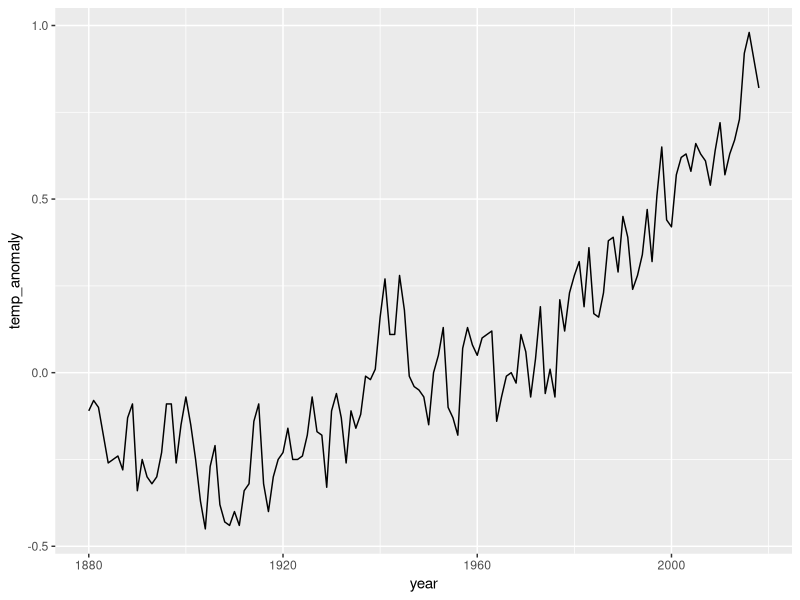
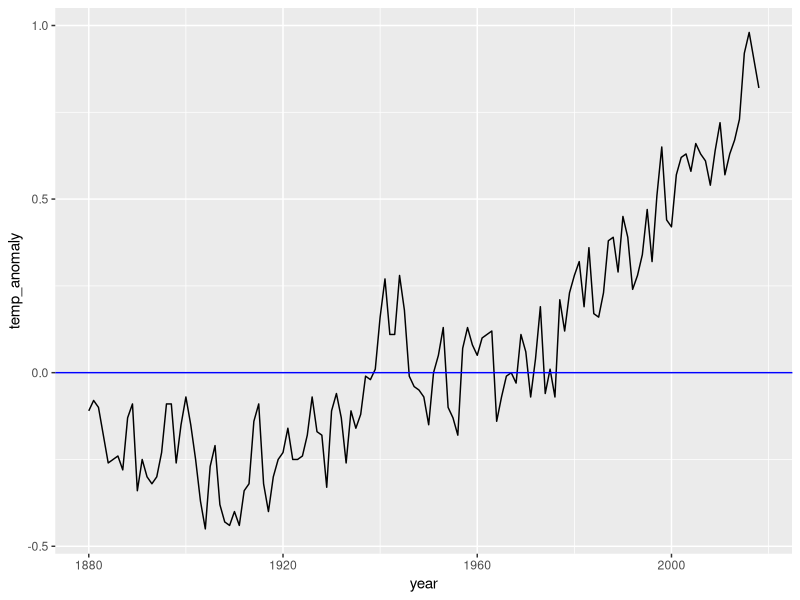
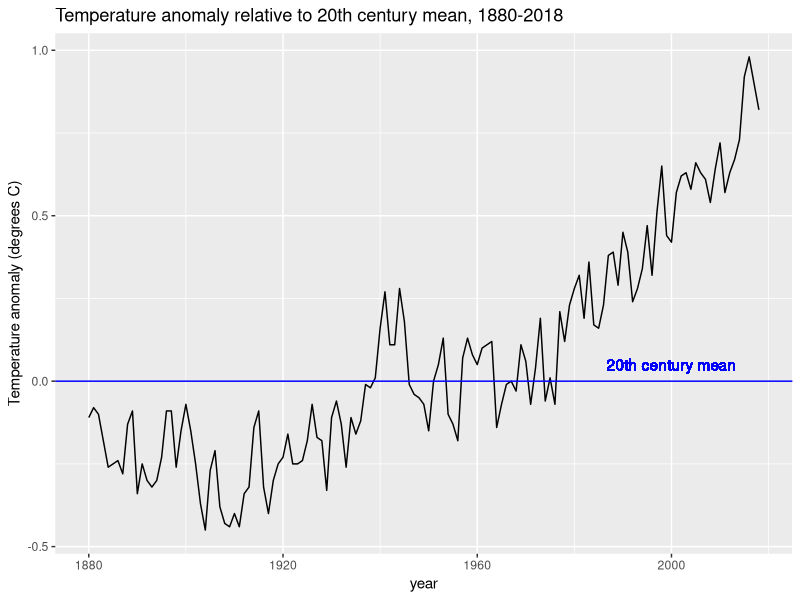
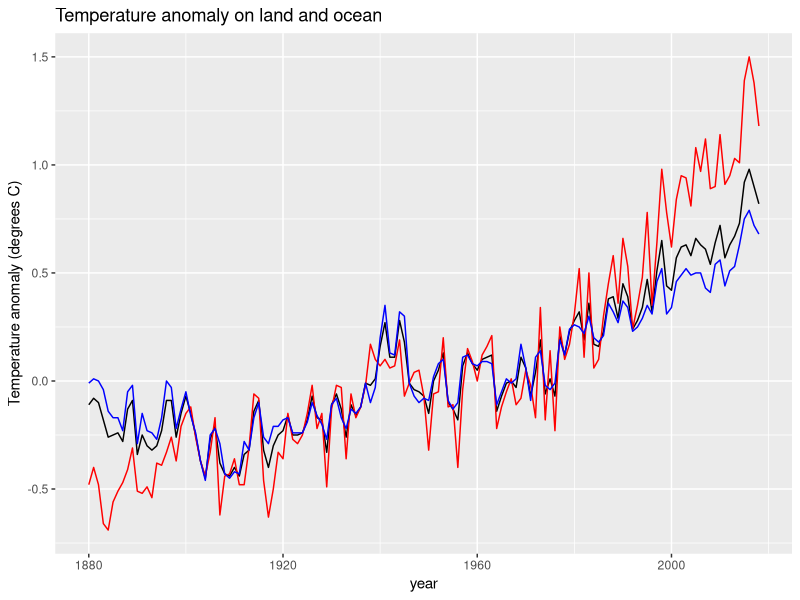
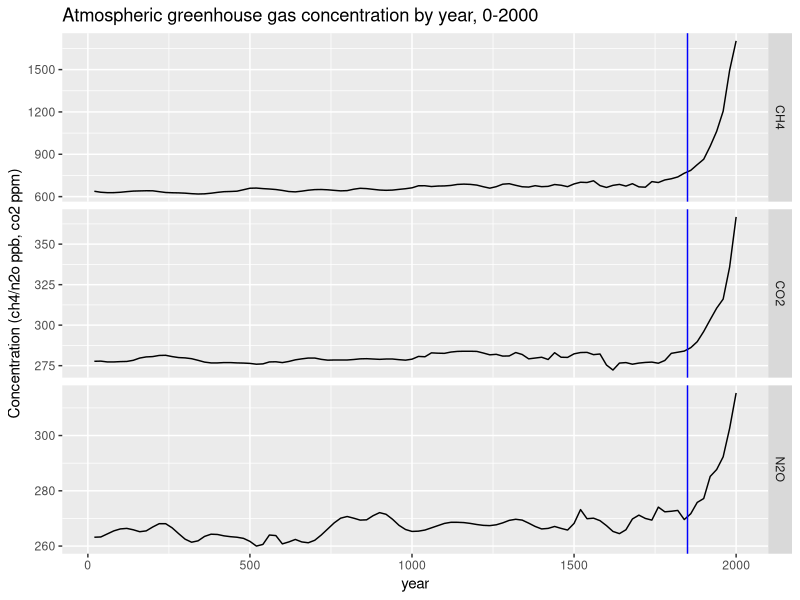
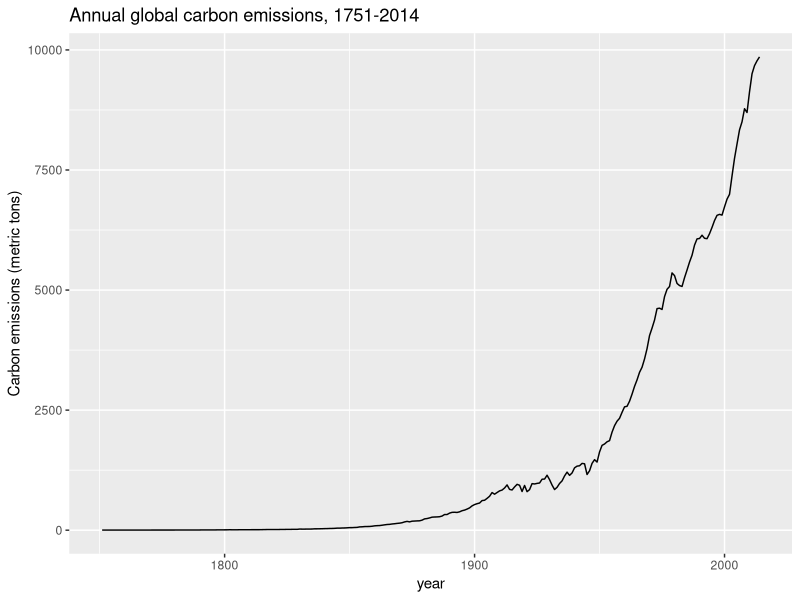
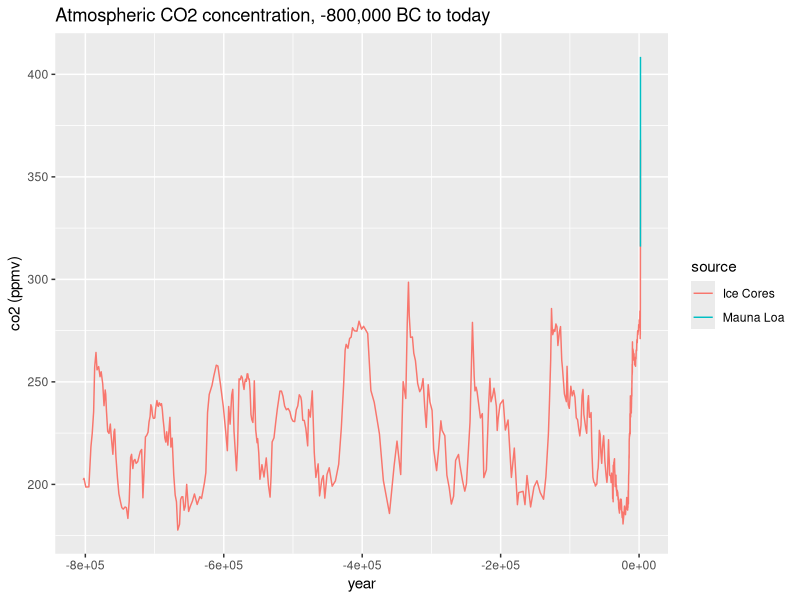
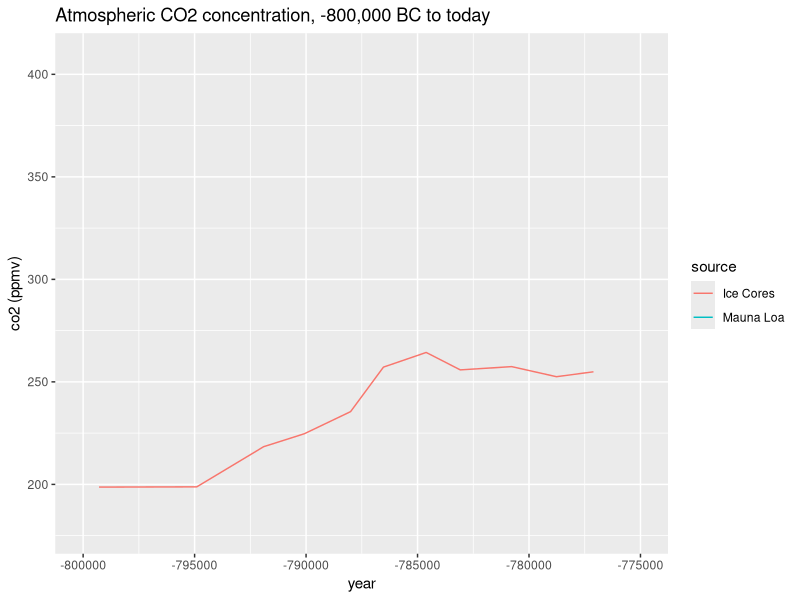

These figures' R source, in order:
# Load in data/libraries
library(tidyverse)
library(dslabs)
data(temp_carbon)
data(greenhouse_gases)
data(historic_co2)

# Different ways to find latest year carbon emissions were reported in temp_carbon data frame
# First way
temp_carbon %>%
  filter(!is.na(carbon_emissions)) %>%
  pull(year) %>%
  max()

# Second way
temp_carbon %>%
  filter(!is.na(carbon_emissions)) %>%
  .$year %>%
  max()

#Third way
temp_carbon %>%
  filter(!is.na(carbon_emissions)) %>%
  select(year) %>%
  max()

# Different ways to find earliest year carbon emissions were reported in temp_carbon
# First way
temp_carbon %>%
  filter(!is.na(carbon_emissions)) %>%
  pull(year) %>%
  min()

# Second way
temp_carbon %>%
  filter(!is.na(carbon_emissions)) %>%
  .$year %>%
  min()

#Third way
temp_carbon %>%
  filter(!is.na(carbon_emissions)) %>%
  select(year) %>%
  min()

# Finding carbon_emissions for earliest reported year (1751) and latest reported year (2014) and comparing them
carbon1 <- temp_carbon %>%
  filter(year == 1751) %>%
  .$carbon_emissions

carbon2 <- temp_carbon %>%
  filter(year == 2014) %>%
  .$carbon_emissions

carbon_increase <- carbon2/carbon1
carbon_increase

# Finding global temperature anomaly between the earliest recorded temperature anomaly and the most recently recorded temperature anomaly in temp_carbon
# Global temperature anomaly in 1880
temp1 <- temp_carbon %>%
  filter(year == "1880") %>%
  .$temp_anomaly

# Global temperature anomaly in 2018
temp2 <- temp_carbon %>%
  filter(year == "2018") %>%
  .$temp_anomaly

# Difference in global temperature anomaly
temp_increase <- temp2 - temp1
temp_increase

# Time series plot showing temperature anomaly through the years
temp_anomaly_plot <- temp_carbon %>% 
  filter(!is.na(temp_anomaly)) %>%
  ggplot(aes(year, temp_anomaly)) +
  geom_line()
temp_anomaly_plot

# Adding blue horizontal line showing mean temperature in 20th century
temp_anomaly_plot <- temp_anomaly_plot + geom_hline(aes(yintercept = 0), color = "blue")
temp_anomaly_plot

# Adding labels to our plot, axes, and horizontal line showing mean temperature anomaly
temp_anomaly_plot <- temp_anomaly_plot + ylab("Temperature anomaly (degrees C)") +
  ggtitle("Temperature anomaly relative to 20th century mean, 1880-2018") +
  geom_text(aes(x = 2000, y = 0.05, label = "20th century mean"), col = "blue")
temp_anomaly_plot

# Finding first year temperature anomaly exceeded 20th century mean of 0.0 degrees C
temp_carbon %>% 
  filter(temp_anomaly > 0) %>% 
  select(year) %>% 
  min()

# Finding last year temperature anomaly was below 20th century mean of 0.0 degrees C
temp_carbon %>%
  filter(temp_anomaly < 0) %>%
  select(year) %>%
  max()

# Finding first year temperature anomaly exceeded .5 degrees C
temp_carbon %>%
  filter(temp_anomaly > .5) %>%
  select(year) %>%
  min()

# Same as earlier time series plot called temp_anomaly_plot, but includes other columns from temp_carbon, specifically ocean_anomaly and land_anomaly. Plots them the same as temp_anomaly was plotted
land_ocean_temp_anomaly_plot <- temp_carbon %>% filter(!is.na(temp_anomaly) & !is.na(land_anomaly) & !is.na(ocean_anomaly)) %>%
  ggplot(aes(year, temp_anomaly)) +
  geom_line() +
  geom_line(aes(year, land_anomaly), col = "red") +
  geom_line(aes(year, ocean_anomaly), col = "blue") +
  ylab("Temperature anomaly (degrees C)") +
  xlim(c(1880, 2018)) +
  ggtitle("Temperature anomaly on land and ocean")
land_ocean_temp_anomaly_plot

# Using greenhouse_gases data frame, created a line plot showing concentration of CH4, CO2, and N2O throughout the years
greenhouse_gases %>%
  ggplot(aes(year, concentration)) +
  geom_line() +
  facet_grid(gas~., scales = "free") + 
  geom_vline(aes(xintercept = 1850), color = "blue") + 
  ylab("Concentration (ch4/n2o ppb, co2 ppm)") +
  ggtitle("Atmospheric greenhouse gas concentration by year, 0-2000")

# Time series plot of carbon_emissions from temp_Carbon data frame
temp_carbon %>%
  filter(!is.na(carbon_emissions)) %>%
  ggplot(aes(year, carbon_emissions)) +
  geom_line() +
  ylab("Carbon emissions (metric tons)") +
  ggtitle("Annual global carbon emissions, 1751-2014")

# Line plot of co2 concentration from Mauna Loa using historic_co2 data frame. 
co2_time <- historic_co2 %>%
  filter(!is.na(co2)) %>%
  ggplot(aes(year, co2, color = source)) +
  geom_line() +
  ggtitle("Atmospheric CO2 concentration, -800,000 BC to today") +
  ylab("co2 (ppmv)")
co2_time

# Looking at different ranges of years and co2 concentrations by setting limits to the x-axis
# X axis from -800,000 to -775,000
co2_time +
  xlim(-800000, -775000)

# X axis from -375,000 to -330,000
co2_time +
  xlim(-375000, -330000)

# X axis from -140,000 to -120,000
co2_time +
  xlim(-140000, -120000)

# X axis from -3000 to 2018
co2_time +
  xlim(-3000, 2018)
